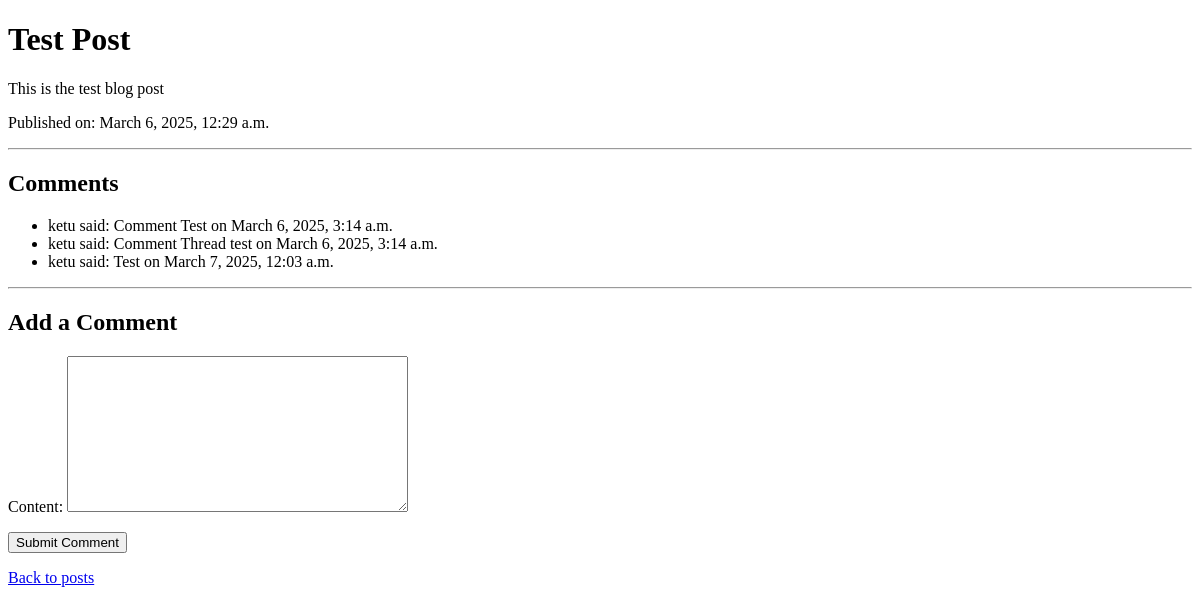
/post/1/ (signed in), run on an earlier commit of the app's database.
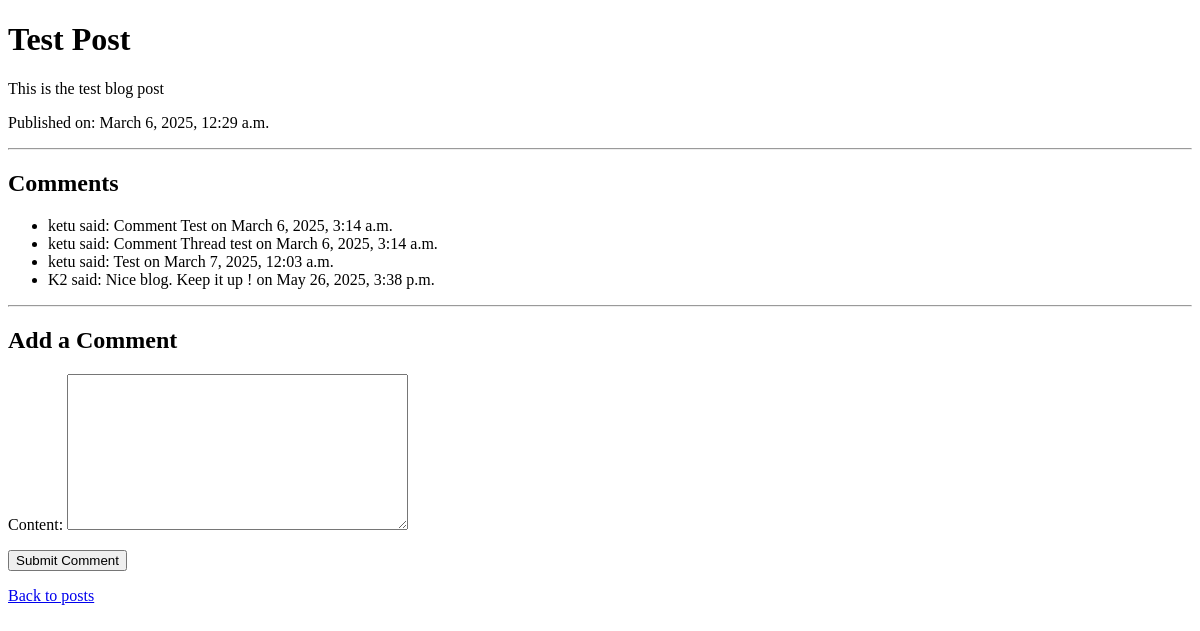
And on a later commit of the database.
### blog/models.py (models this page shows, shortened)
class Post(models.Model):
    title = models.CharField(max_length=200)
    content = models.TextField()
    published_date = models.DateTimeField(auto_now_add=True)

class Comment(models.Model):
    post = models.ForeignKey(Post, related_name="comments", on_delete=models.CASCADE)
    user = models.ForeignKey(User, on_delete=models.CASCADE)  # For authenticated comments
    content = models.TextField()
    created_date = models.DateTimeField(auto_now_add=True)

### blog/views.py (the view)
# urls.py: path('post/<int:pk>/', views.post_detail, name='post_detail'),
@login_required
def post_detail(request, pk):
    post = get_object_or_404(Post, pk=pk)
    comments = post.comments.all().order_by('created_date')
    if request.method == "POST":
        form = CommentForm(request.POST)
        if form.is_valid():
            comment = form.save(commit=False)
            comment.post = post
            comment.user = request.user  # Ensure the user is authenticated or add anonymous handling
            comment.save()
            return redirect('post_detail', pk=post.pk)
    else:
        form = CommentForm()
    return render(request, 'blog/post_detail.html', {
        'post': post,
        'comments': comments,
        'form': form
    })

### blog/forms.py
class CommentForm(forms.ModelForm):
    class Meta:
        model = Comment
        fields = ['content']

### blog/templates/blog/post_detail.html (shortened to what this page needs)
<!DOCTYPE html>
<html>
<head>
</head>
<body>
    <h1>{{ post.title }}</h1>
    <p>{{ post.content }}</p>
    <p>Published on: {{ post.published_date }}</p>
    <hr>
    <h2>Comments</h2>
    <ul>
        {% for comment in comments %}
            <li>{{ comment.user }} said: {{ comment.content }} on {{ comment.created_date }}</li>
        {% empty %}
            <li>No comments yet.</li>
        {% endfor %}
    </ul>
    <hr>
    <h2>Add a Comment</h2>
    {% if user.is_authenticated %}
        <form method="post">
            {{ form.as_p }}
            <button type="submit">Submit Comment</button>
        </form>
    {% else %}
        <p>You must be logged in to comment.</p>
    {% endif %}
    <p><a href="{% url 'post_list' %}">Back to posts</a></p>
</body>
</html>

What changed in the data, as far as the page shows it:
added Comment: user "K2", content "Nice blog. Keep it up !", created_date "May 26, 2025, 3:38 p.m."
